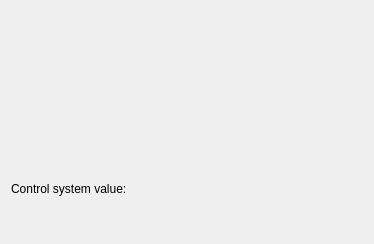
<?xml version="1.0" encoding="UTF-8"?>
<ui version="4.0">
 <class>Form</class>
 <widget class="QWidget" name="Form">
  <property name="geometry">
   <rect>
    <x>0</x>
    <y>0</y>
    <width>374</width>
    <height>244</height>
   </rect>
  </property>
  <property name="windowTitle">
   <string>Form</string>
  </property>
  <layout class="QVBoxLayout" name="verticalLayout">
   <item>
    <widget class="CPropertyEdit" name="CPropertyEdit">
     <property name="decoration" stdset="0">
      <enum>PropertyEdit::Frame</enum>
     </property>
     <property name="fields" stdset="0">
      <string>[{&quot;field&quot;: &quot;Demo&quot;, &quot;type&quot;: 4, &quot;rw&quot;: true, &quot;label&quot;: &quot;Value&quot;}]</string>
     </property>
     <property name="channel" stdset="0">
      <string notr="true">DemoDevice/Settings</string>
     </property>
    </widget>
   </item>
   <item>
    <widget class="CPropertyEdit" name="CPropertyEdit_2">
     <property name="buttonPosition" stdset="0">
      <enum>PropertyEdit::Right</enum>
     </property>
     <property name="decoration" stdset="0">
      <enum>PropertyEdit::Frame</enum>
     </property>
     <property name="fields" stdset="0">
      <string>[{&quot;field&quot;: &quot;Demo&quot;, &quot;type&quot;: 4, &quot;rw&quot;: true, &quot;label&quot;: &quot;Value&quot;}]</string>
     </property>
     <property name="buttons" stdset="0">
      <enum>PropertyEdit::GetButton</enum>
     </property>
     <property name="channel" stdset="0">
      <string notr="true">DemoDevice/Settings</string>
     </property>
    </widget>
   </item>
   <item>
    <widget class="CPropertyEdit" name="CPropertyEdit_3">
     <property name="buttonPosition" stdset="0">
      <enum>PropertyEdit::Right</enum>
     </property>
     <property name="decoration" stdset="0">
      <enum>PropertyEdit::Frame</enum>
     </property>
     <property name="fields" stdset="0">
      <string>[{&quot;field&quot;: &quot;Demo&quot;, &quot;type&quot;: 4, &quot;rw&quot;: true, &quot;label&quot;: &quot;Value&quot;}]</string>
     </property>
     <property name="buttons" stdset="0">
      <enum>PropertyEdit::SetButton</enum>
     </property>
     <property name="channel" stdset="0">
      <string notr="true">DemoDevice/Settings</string>
     </property>
    </widget>
   </item>
   <item>
    <layout class="QFormLayout" name="formLayout">
     <item row="0" column="0">
      <widget class="QLabel" name="label">
       <property name="text">
        <string>Control system value:</string>
       </property>
      </widget>
     </item>
     <item row="0" column="1">
      <widget class="CLabel" name="CLabel">
       <property name="channel" stdset="0">
        <string notr="true">DemoDevice/Settings#Demo</string>
       </property>
      </widget>
     </item>
    </layout>
   </item>
  </layout>
 </widget>
 <customwidgets>
  <customwidget>
   <class>PyDMLabel</class>
   <extends>QLabel</extends>
   <header>pydm.widgets.label</header>
  </customwidget>
  <customwidget>
   <class>PropertyEdit</class>
   <extends>QWidget</extends>
   <header>accwidgets.property_edit.propedit</header>
  </customwidget>
  <customwidget>
   <class>CPropertyEdit</class>
   <extends>PropertyEdit</extends>
   <header>comrad.widgets.inputs</header>
  </customwidget>
  <customwidget>
   <class>CLabel</class>
   <extends>PyDMLabel</extends>
   <header>comrad.widgets.indicators</header>
  </customwidget>
 </customwidgets>
 <resources/>
 <connections/>
</ui>
